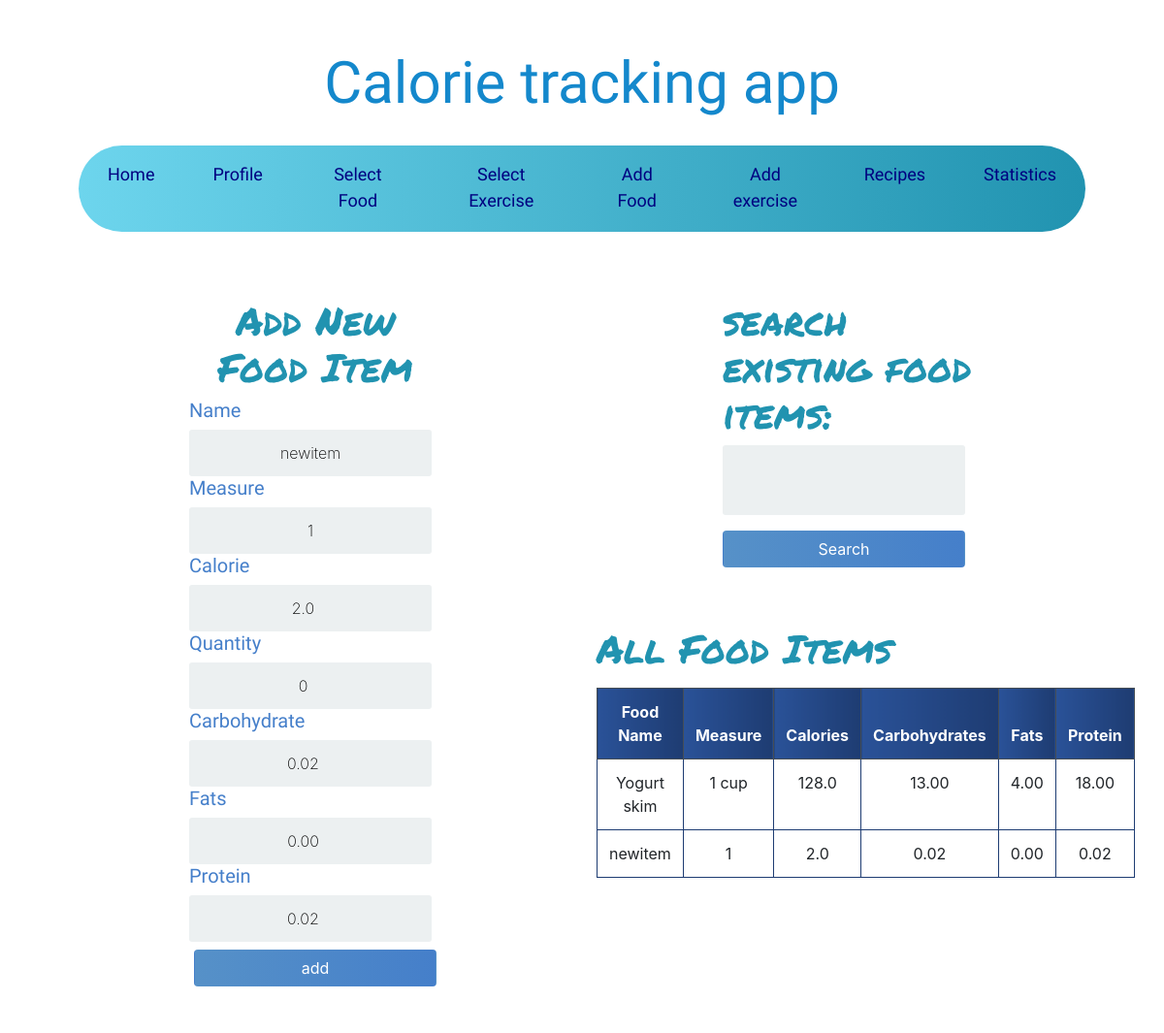
The app's page /update_food/314/ (signed in), older data.
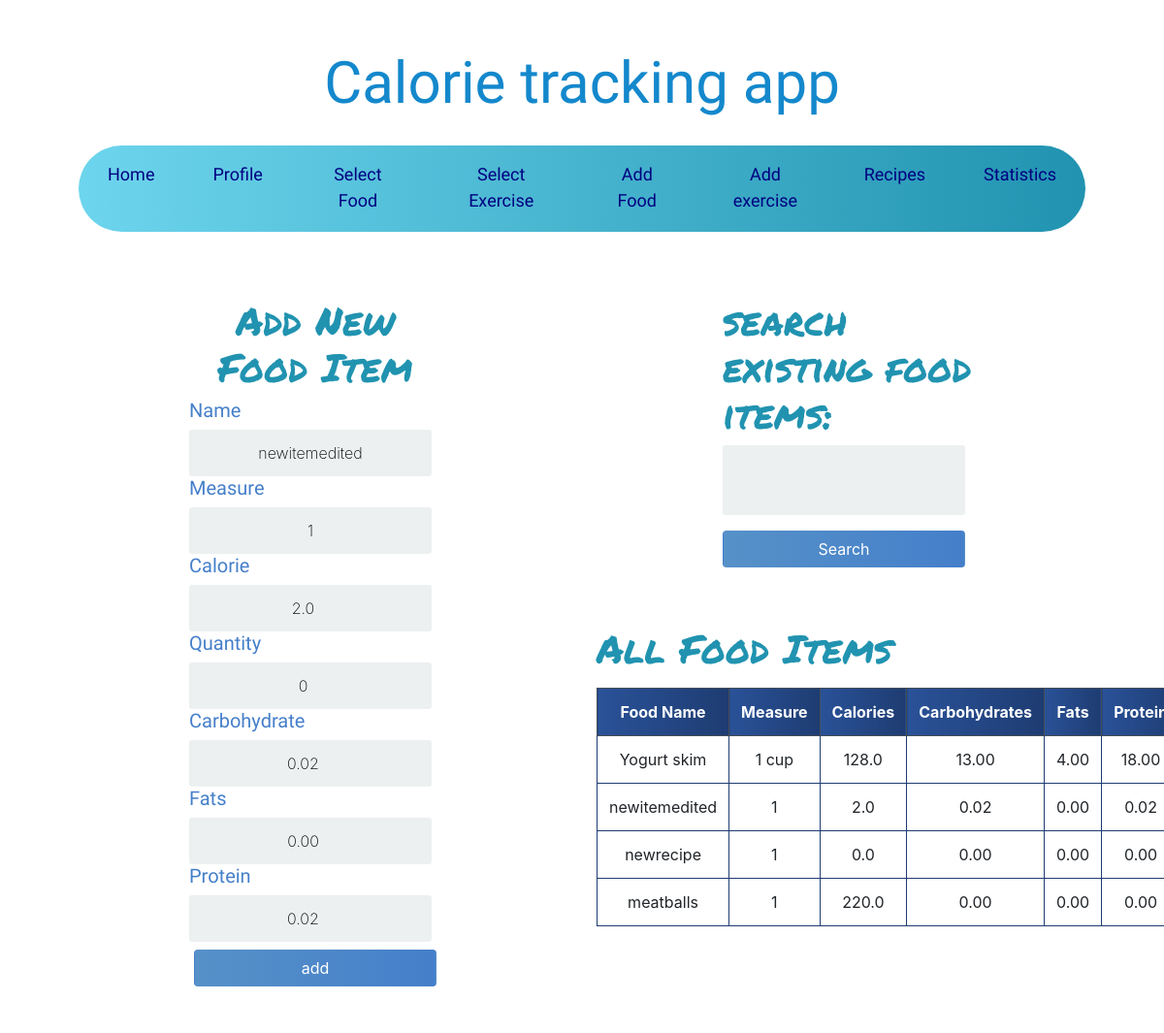
The same page, newer data.
### calory_counter/models.py (models this page shows, shortened)
class Food(models.Model):
    name = models.CharField(max_length=200, null=False)
    measure = models.CharField(max_length=200, null=True)
    quantity = models.PositiveIntegerField(null=False, default=0)
    calorie = models.FloatField(null=False, default=0)
    carbohydrate = models.DecimalField(max_digits=5, decimal_places=2, default=0, null=True)
    fats = models.DecimalField(max_digits=5, decimal_places=2, default=0, null=True)
    protein = models.DecimalField(max_digits=5, decimal_places=2, default=0, null=True)
    person_of = models.ForeignKey(User, null=True, on_delete=models.CASCADE)

### calory_counter/views.py (the view)
# urls.py: path('update_food/<str:pk>/',update_food,name='update_food'),
@login_required
def update_food(request, pk):
    food_items = Food.objects.filter(person_of=request.user)
    food_item = Food.objects.get(id=pk)
    form = AddFoodForm(instance=food_item)
    if request.method == 'POST':
        form = AddFoodForm(request.POST, instance=food_item)
        if form.is_valid():
            form.save()
            return redirect('calory_counter:profile')
    myFilter = FoodFilter(request.GET, queryset=food_items)
    context = {'form': form, 'food_items': food_items, 'myFilter': myFilter}
    return render(request, 'add_food.html', context)

### calory_counter/forms.py
class AddFoodForm(forms.ModelForm):
    class Meta:
        model = Food
        fields = ('name', 'measure', 'calorie', 'quantity', 'carbohydrate', 'fats', 'protein',)

### templates/add_food.html (shortened to what this page needs)
{% extends 'base.html' %}
{% block content %}
<div class="container">
<div class="row">
    <div class="col-lg-6">
    <div class="login">
        <div class="login-screen">
            <div class="app-title">
                <h1 class="headline">Add New Food Item</h1>
            </div>
            <form method="POST" action="" class="login-form form-inline">
                {% for field in form %}
                <h5 class="form-labels">
                {{ field.label }}
                </h5>
                {{ field }}
                {% endfor %}
                <input class="btn mt-2" type="submit" value="add">
            </form>
        </div>
    </div>
    </div>
    <div class="col-lg-6 ">
    <div class="login">
        <div class="login-screen">
              <form method="get">
                  <h1 class="headline">{{ myFilter.form }}</h1>
                  <button class="btn mt-2" type="submit">Search</button>
              </form>
        </div>
    </div>
        <h1 class="headline"> All Food Items </h1>
        <table class="table table-bordered text-center mt-3">
            <thead class="thead-dark">
                <tr>
                    <th scope="col">Food Name</th>
                    <th scope="col">Measure</th>
                    <th scope="col">Calories</th>
                    <th scope="col">Carbohydrates</th>
                    <th scope="col">Fats</th>
                    <th scope="col">Protein</th>
                </tr>
            </thead>
            <tbody>
                {% for food in food_items %}
                <tr>
                    <td>{{ food.name }}</td>
                    <td>{{ food.measure }}</td>
                    <td>{{ food.calorie }}</td>
                    <td>{{ food.carbohydrate }}</td>
                    <td>{{ food.fats }}</td>
                    <td>{{ food.protein }}</td>
                </tr>
                {% endfor %}
            </tbody>
        </table>
    </div>
</div>
</div>
{% endblock content %}

Row changes from the older to the newer data that the page shows:
changed Food: name "newitem" → "newitemedited"
added Food: name "newrecipe", measure "1", calorie "0.0", carbohydrate "0.00", fats "0.00", protein "0.00"
added Food: name "meatballs", measure "1", calorie "220.0", carbohydrate "0.00", fats "0.00", protein "0.00"
